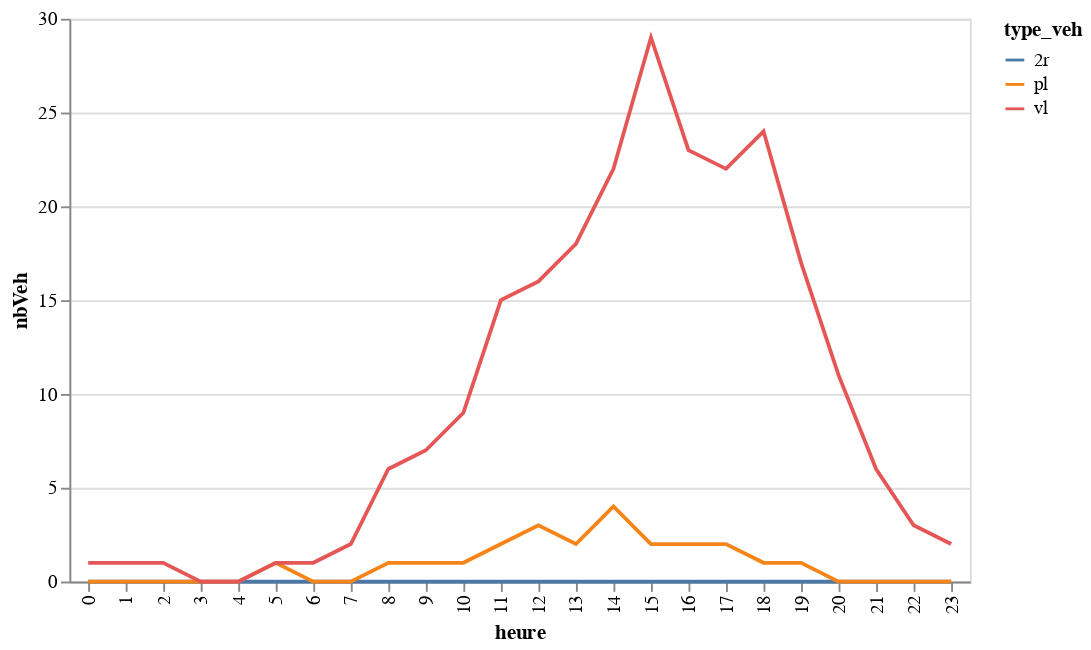

Notebook cell for this chart:
### Code cell
graphHeureTypeSens1Mjo

### Figure 1 — Vega-Lite specification as saved in the notebook (floating-point values rounded to 4 significant figures)
{"config": {"view": {"continuousWidth": 400, "continuousHeight": 300}}, "data": {"name": "data-369f30ca4d8a0ea5c3f4e6a4fe954a34"}, "mark": "line", "encoding": {"color": {"type": "nominal", "field": "type_veh"}, "x": {"type": "ordinal", "field": "heure"}, "y": {"type": "quantitative", "field": "nbVeh"}}, "$schema": "https://vega.github.io/schema/vega-lite/v4.8.1.json", "datasets": {"data-369f30ca4d8a0ea5c3f4e6a4fe954a34": [{"heure": 0, "type_veh": "2r", "nbVeh": 0.0}, {"heure": 0, "type_veh": "pl", "nbVeh": 0.0}, {"heure": 0, "type_veh": "vl", "nbVeh": 1.0}, {"heure": 1, "type_veh": "2r", "nbVeh": 0.0}, {"heure": 1, "type_veh": "pl", "nbVeh": 0.0}, {"heure": 1, "type_veh": "vl", "nbVeh": 1.0}, {"heure": 2, "type_veh": "2r", "nbVeh": 0.0}, {"heure": 2, "type_veh": "pl", "nbVeh": 0.0}, {"heure": 2, "type_veh": "vl", "nbVeh": 1.0}, {"heure": 3, "type_veh": "2r", "nbVeh": 0.0}, {"heure": 3, "type_veh": "pl", "nbVeh": 0.0}, {"heure": 3, "type_veh": "vl", "nbVeh": 0.0}, {"heure": 4, "type_veh": "2r", "nbVeh": 0.0}, {"heure": 4, "type_veh": "pl", "nbVeh": 0.0}, {"heure": 4, "type_veh": "vl", "nbVeh": 0.0}, {"heure": 5, "type_veh": "2r", "nbVeh": 0.0}, {"heure": 5, "type_veh": "pl", "nbVeh": 1.0}, {"heure": 5, "type_veh": "vl", "nbVeh": 1.0}, {"heure": 6, "type_veh": "2r", "nbVeh": 0.0}, {"heure": 6, "type_veh": "pl", "nbVeh": 0.0}, {"heure": 6, "type_veh": "vl", "nbVeh": 1.0}, {"heure": 7, "type_veh": "2r", "nbVeh": 0.0}, {"heure": 7, "type_veh": "pl", "nbVeh": 0.0}, {"heure": 7, "type_veh": "vl", "nbVeh": 2.0}, {"heure": 8, "type_veh": "2r", "nbVeh": 0.0}, {"heure": 8, "type_veh": "pl", "nbVeh": 1.0}, {"heure": 8, "type_veh": "vl", "nbVeh": 6.0}, {"heure": 9, "type_veh": "2r", "nbVeh": 0.0}, {"heure": 9, "type_veh": "pl", "nbVeh": 1.0}, {"heure": 9, "type_veh": "vl", "nbVeh": 7.0}, {"heure": 10, "type_veh": "2r", "nbVeh": 0.0}, {"heure": 10, "type_veh": "pl", "nbVeh": 1.0}, {"heure": 10, "type_veh": "vl", "nbVeh": 9.0}, {"heure": 11, "type_veh": "2r", "nbVeh": 0.0}, {"heure": 11, "type_veh": "pl", "nbVeh": 2.0}, {"heure": 11, "type_veh": "vl", "nbVeh": 15.0}, {"heure": 12, "type_veh": "2r", "nbVeh": 0.0}, {"heure": 12, "type_veh": "pl", "nbVeh": 3.0}, {"heure": 12, "type_veh": "vl", "nbVeh": 16.0}, {"heure": 13, "type_veh": "2r", "nbVeh": 0.0}, {"heure": 13, "type_veh": "pl", "nbVeh": 2.0}, {"heure": 13, "type_veh": "vl", "nbVeh": 18.0}, {"heure": 14, "type_veh": "2r", "nbVeh": 0.0}, {"heure": 14, "type_veh": "pl", "nbVeh": 4.0}, {"heure": 14, "type_veh": "vl", "nbVeh": 22.0}, {"heure": 15, "type_veh": "2r", "nbVeh": 0.0}, {"heure": 15, "type_veh": "pl", "nbVeh": 2.0}, {"heure": 15, "type_veh": "vl", "nbVeh": 29.0}, {"heure": 16, "type_veh": "2r", "nbVeh": 0.0}, {"heure": 16, "type_veh": "pl", "nbVeh": 2.0}, {"heure": 16, "type_veh": "vl", "nbVeh": 23.0}, {"heure": 17, "type_veh": "2r", "nbVeh": 0.0}, {"heure": 17, "type_veh": "pl", "nbVeh": 2.0}, {"heure": 17, "type_veh": "vl", "nbVeh": 22.0}, {"heure": 18, "type_veh": "2r", "nbVeh": 0.0}, {"heure": 18, "type_veh": "pl", "nbVeh": 1.0}, {"heure": 18, "type_veh": "vl", "nbVeh": 24.0}, {"heure": 19, "type_veh": "2r", "nbVeh": 0.0}, {"heure": 19, "type_veh": "pl", "nbVeh": 1.0}, {"heure": 19, "type_veh": "vl", "nbVeh": 17.0}, {"heure": 20, "type_veh": "2r", "nbVeh": 0.0}, {"heure": 20, "type_veh": "pl", "nbVeh": 0.0}, {"heure": 20, "type_veh": "vl", "nbVeh": 11.0}, {"heure": 21, "type_veh": "2r", "nbVeh": 0.0}, {"heure": 21, "type_veh": "pl", "nbVeh": 0.0}, {"heure": 21, "type_veh": "vl", "nbVeh": 6.0}, {"heure": 22, "type_veh": "2r", "nbVeh": 0.0}, {"heure": 22, "type_veh": "pl", "nbVeh": 0.0}, {"heure": 22, "type_veh": "vl", "nbVeh": 3.0}, {"heure": 23, "type_veh": "2r", "nbVeh": 0.0}, {"heure": 23, "type_veh": "pl", "nbVeh": 0.0}, {"heure": 23, "type_veh": "vl", "nbVeh": 2.0}]}}
